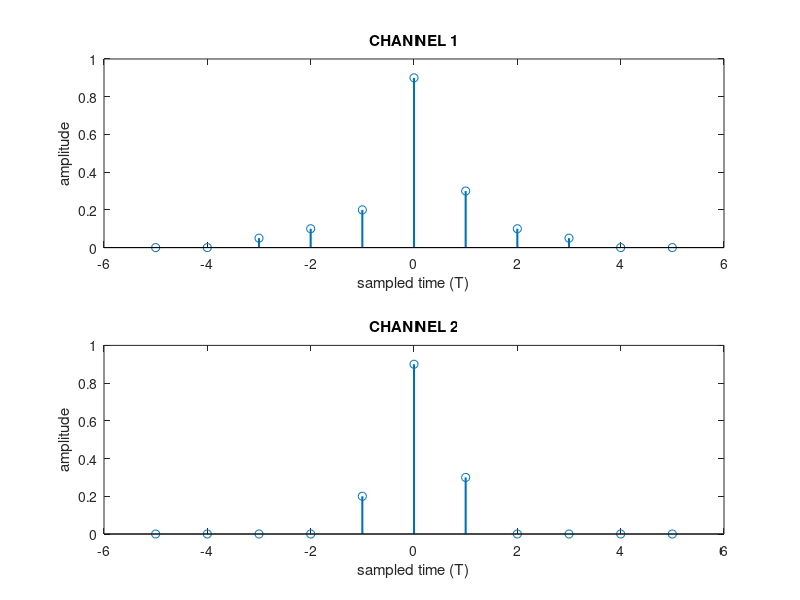

Reproduce this figure in MATLAB.
clear all;
clc;
axis = -5:5;
channel_response1 = [0 0 0.05 0.1 0.2 0.9 0.3 0.1 0.05 0 0]; % channel 1. for channel 1, 7-tap filter is ideal
channel_response2 = [0 0 0 0 0.2 0.9 0.3 0 0 0 0]; % channel 2
figure;
subplot(211)
stem(axis, channel_response1,'LineWidth', 1.5);
xlabel("sampled time (T)");
ylabel("amplitude");
title("CHANNEL 1");
subplot(212)
stem(axis, channel_response2,'LineWidth', 1.5);
xlabel("sampled time (T)");
ylabel("amplitude");
title("CHANNEL 2");